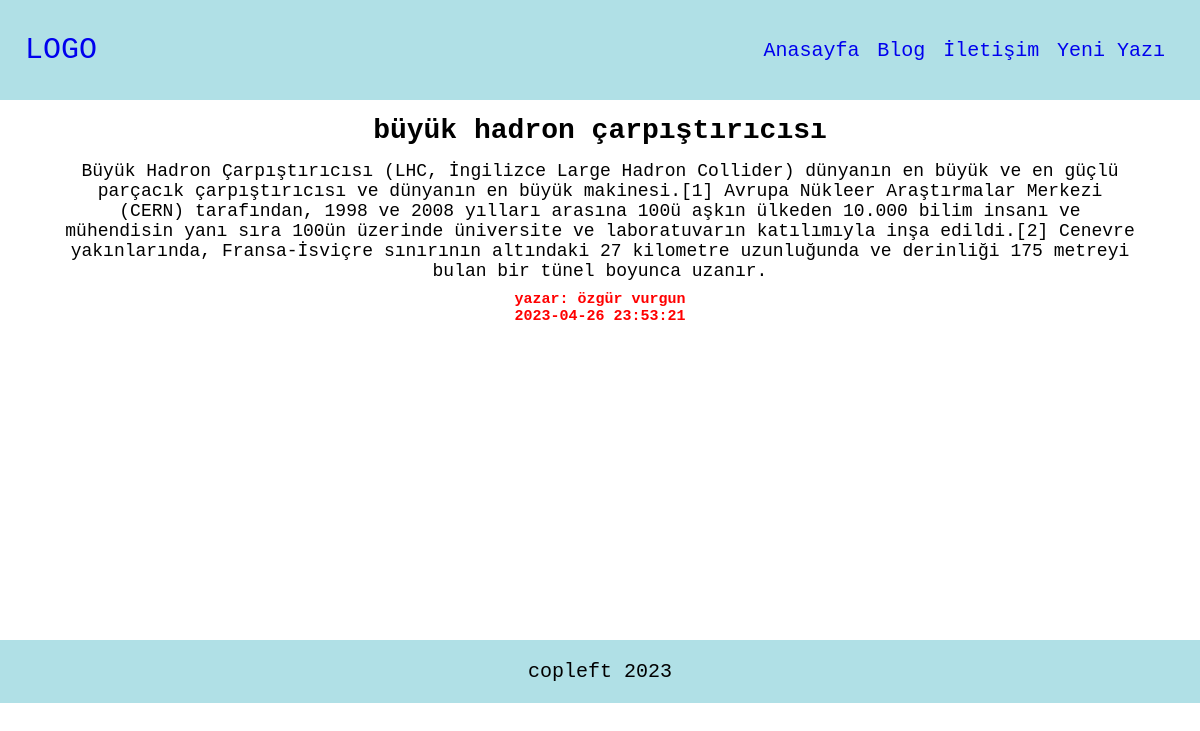
Screenshot of /?url=blog/read-more&id=28 with the database file from the repository.
### tables this page shows
CREATE TABLE `basic_mvc` (
  `id` int(11) NOT NULL,
  `writer` varchar(100) NOT NULL,
  `subj` varchar(400) NOT NULL,
  `content` varchar(10000) NOT NULL,
  `date` timestamp NOT NULL DEFAULT current_timestamp() ON UPDATE current_timestamp()
);

### view/view.php (called while the page is built)
<?php
function viewPage($src, $values)
{
    require_once './view/public/header-footer/header.php';
    ($src == '404.php') ? require_once './view/public/' . $src : require_once './view/custom/' . $src;
    require_once './view/public/header-footer/footer.php';
}

### controller/blog.php (called while the page is built, shortened)
<?php
function readMore()
{
    $id = $_GET['id'];
    $blogData = getReadMore($id);
    viewPage(
        'readmore.php',
        [
            'title' => 'devamını oku...',
            'active' => '',
            'blog-content' => $blogData
        ]
    );
}

### controller/controller.php (called while the page is built, shortened)
<?php
require_once './view/view.php';
function controller($src, $function)
{
    $function();
}

### model/db.php (called while the page is built, shortened)
<?php
$host = 'localhost';
$db_name = 'mvc';
$user = 'root';
$password = '';
try {
    $db = new PDO(
        "mysql:host=$host;dbname=$db_name" . ";charset=utf8",
        $user,
        $password
    );
} catch (PDOException $e) {
    echo $e->getMessage();
}
function getReadMore($id)
{
    global $db;
    $result = $db->query("SELECT * FROM basic_mvc WHERE id=$id")->fetchAll(PDO::FETCH_ASSOC);
    return $result;
}

### view/custom/readmore.php (the view)
<?php
$value = $values["blog-content"][0];
?>
<article>
    <h1><?= $value['subj'] ?></h1>
    <p><?= $value['content']; ?></p>
    <h5>yazar: <?= $value['writer'] ?></h5>
    <h5><?= $value['date']; ?></h5>
</article>
<br><br><br><br><br><br><br><br><br><br><br>
<br><br><br><br><br><br><br><br><br>

### view/public/header-footer/header.php (style rules this page uses)
* { margin: 0; padding: 0; box-sizing: border-box; font-family: monospace; text-decoration: none; list-style: none; }
article { margin-top: 15px; margin-bottom: 15px; text-align: center; }
article p { font-size: 18px; padding: 0 60px; margin-bottom: 10px; }
article h1 { margin-top: 10px; margin-bottom: 15px; font-size: 28px; }
article h5 { font-size: 15px; color: red; }

### rows the page displays
basic_mvc: subj "büyük hadron çarpıştırıcısı", content "Büyük Hadron Çarpıştırıcısı (LHC, İngilizce Large Hadron Collider) dünyanın en büyük ve en güçlü parçacık çarpıştırıcısı ve dünyanın en büyük makinesi.[1] Avrupa Nükleer Araştırmalar Merkezi (CERN) tarafından, 1998 ve 2008 yılları arasına 100ü aşkın ülkeden 10.000 bilim insanı ve mühendisin yanı sıra 100ün üzerinde üniversite ve laboratuvarın katılımıyla inşa edildi.[2] Cenevre yakınlarında, Fransa-İsviçre sınırının altındaki 27 kilometre uzunluğunda ve derinliği 175 metreyi bulan bir tünel boyunca uzanır.", writer "özgür vurgun", date "2023-04-26 23:53:21"
